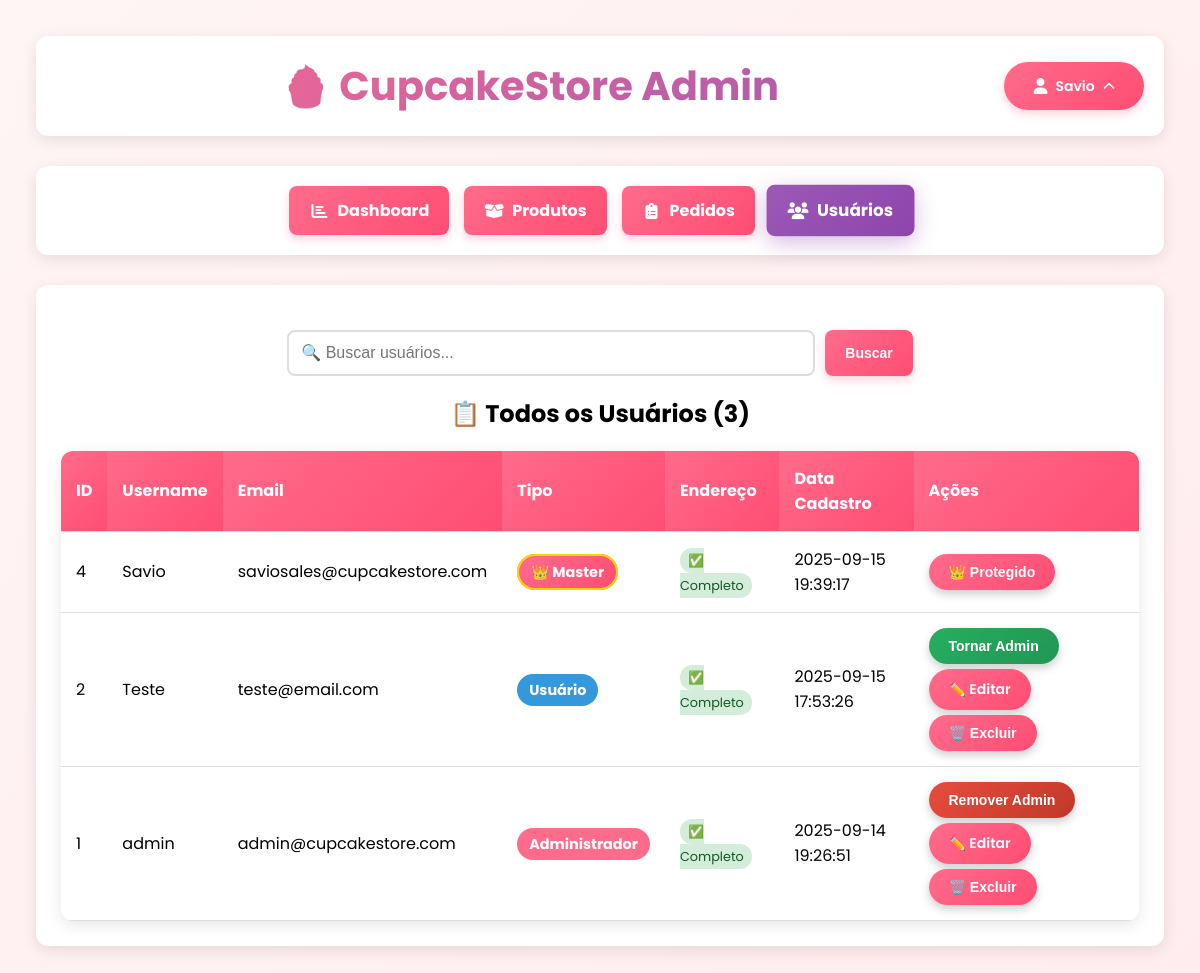
The app's page /admin/usuarios (signed in) with its own data.
### tables this page shows
CREATE TABLE users (
            id INTEGER PRIMARY KEY AUTOINCREMENT,
            username TEXT UNIQUE NOT NULL,
            email TEXT UNIQUE NOT NULL,
            password TEXT NOT NULL,
            created_at TIMESTAMP DEFAULT CURRENT_TIMESTAMP
        , is_admin BOOLEAN DEFAULT 0, estado TEXT, cidade TEXT, bairro TEXT, rua TEXT, numero TEXT, cep TEXT);

### backend/app.py (the view)
@app.route('/admin/usuarios')
@admin_required
def admin_usuarios():
    try:
        conn = get_db_connection()
        usuarios = conn.execute('SELECT * FROM users ORDER BY created_at DESC').fetchall()
        conn.close()
        return render_template('admin/usuarios.html', usuarios=usuarios)
    except Exception as e:
        print(f"❌ Erro ao carregar usuários: {e}")
        flash('Erro ao carregar usuários.', 'error')
        return redirect(url_for('admin_dashboard'))

### backend/app.py (called while the page is built)
def is_admin():
    if 'user_id' not in session:
        return False
    try:
        conn = get_db_connection()
        user = conn.execute(
            'SELECT is_admin FROM users WHERE id = ?',
            (session['user_id'],)
        ).fetchone()
        conn.close()
        return user and user['is_admin'] == 1
    except Exception as e:
        print(f"❌ Erro ao verificar admin: {e}")
        return False

def admin_required(f):
    @wraps(f)
    def decorated_function(*args, **kwargs):
        if not is_admin():
            flash('Acesso restrito a administradores!', 'error')
            return redirect(url_for('home'))
        return f(*args, **kwargs)
    return decorated_function

@app.context_processor
def utility_processor():
    def check_is_admin():
        """Verifica se o usuário logado é admin"""
        if 'user_id' not in session:
            return False
        try:
            conn = get_db_connection()
            user = conn.execute(
                'SELECT is_admin FROM users WHERE id = ?',
                (session['user_id'],)
            ).fetchone()
            conn.close()
            return user and user['is_admin'] == 1
        except:
            return False
    return dict(is_admin=check_is_admin)

### database/database.py (called while the page is built)
def get_db_connection():
    db_path = os.path.join(base_dir, 'cupcakes.db')
    conn = sqlite3.connect(db_path)
    conn.row_factory = sqlite3.Row
    return conn

### frontend/templates/Admin/usuarios.html (shortened to what this page needs)
{% extends "Admin/base.html" %}
{% block content %}
<div class="search-bar">
    <input type="text" placeholder="🔍 Buscar usuários..." id="searchInput">
    <button class="btn-admin btn-primary" onclick="filtrarUsuarios()">Buscar</button>
</div>
<div class="usuarios-list">
    <h2>📋 Todos os Usuários ({{ usuarios|length }})</h2>
    {% if usuarios|length == 0 %}
    <div class="nenhum-resultado"
        style="text-align: center; padding: 40px; background: white; border-radius: 12px; box-shadow: 0 4px 15px rgba(0,0,0,0.1);">
        <h3 style="color: #ff6b8b;">👥 Nenhum usuário encontrado</h3>
        <p>Não há usuários cadastrados no sistema.</p>
    </div>
    {% else %}
    <table class="usuarios-table">
        <thead>
            <tr>
                <th>ID</th>
                <th>Username</th>
                <th>Email</th>
                <th>Tipo</th>
                <th>Endereço</th>
                <th>Data Cadastro</th>
                <th>Ações</th>
            </tr>
        </thead>
        <tbody>
            {% for usuario in usuarios %}
            <tr class="usuario-row">
                <td>{{ usuario['id'] }}</td>
                <td>{{ usuario['username'] }}</td>
                <td>{{ usuario['email'] }}</td>
                <td>
                    {% if usuario['email'] == 'saviosales@cupcakestore.com' %}
                    <span class="admin-badge badge-master">👑 Master</span>
                    {% elif usuario['is_admin'] == 1 %}
                    <span class="admin-badge badge-admin">Administrador</span>
                    {% else %}
                    <span class="admin-badge badge-user">Usuário</span>
                    {% endif %}
                </td>
                <td>
                    {% if usuario['cep'] and usuario['rua'] and usuario['numero'] %}
                    <span class="badge-completo" title="Endereço completo">
                        ✅ Completo
                    </span>
                    {% else %}
                    <span class="badge-incompleto">❌ Incompleto</span>
                    {% endif %}
                </td>
                <td>{{ usuario['created_at'] }}</td>
                <td>
                    <div style="display: flex; flex-wrap: wrap; gap: 5px;">
                        {% if usuario['email'] == 'saviosales@cupcakestore.com' %}
                        <button class="btn-admin btn-primary" disabled title="Conta master protegida">
                            👑 Protegido
                        </button>
                        {% else %}
                        {% if usuario['is_admin'] == 1 %}
                        <button class="btn-admin btn-danger"
                            onclick="abrirModalToggleAdmin({{ usuario['id'] }}, '{{ usuario['username'] }}', 1)">
                            Remover Admin
                        </button>
                        {% else %}
                        <button class="btn-admin btn-success"
                            onclick="abrirModalToggleAdmin({{ usuario['id'] }}, '{{ usuario['username'] }}', 0)">
                            Tornar Admin
                        </button>
                        {% endif %}
                        <a href="{{ url_for('admin_editar_usuario', user_id=usuario['id']) }}"
                            class="btn-admin btn-primary">
                            ✏️ Editar
                        </a>
                        {% if usuario['id'] != session['user_id'] %}
                        <button class="btn-admin btn-primary"
                            onclick="abrirModalExclusaoUsuario({{ usuario['id'] }}, '{{ usuario['username'] }}')">
                            🗑️ Excluir
                        </button>
                        {% else %}
                        <button class="btn-admin btn-primary" disabled title="Não pode excluir a si mesmo">
                            🚫 Excluir
                        </button>
                        {% endif %}
                        {% endif %}
                    </div>
                </td>
            </tr>
            {% endfor %}
        </tbody>
    </table>
    {% endif %}
</div>
{% endblock %}

### frontend/templates/Admin/base.html (shortened to what this page needs)
<!DOCTYPE html>
<html lang="pt-BR">
<head>
    <link rel="stylesheet" href="{{ url_for('static', filename='css/style.css') }}">
    <link rel="stylesheet" href="https://cdnjs.cloudflare.com/ajax/libs/font-awesome/6.4.0/css/all.min.css">
</head>
<body>
    <div class="admin-container">
        <div class="admin-header">
            <a href="{{ url_for('home') }}"
                style="text-decoration: none; display: flex; justify-content: center; flex: 1;">
                <h1>🧁 CupcakeStore Admin</h1>
            </a>
            <div style="display: flex; align-items: center; gap: 15px;">
                <div class="user-menu-admin">
                    <button class="user-trigger-admin">
                        <i class="fas fa-user"></i>
                        {{ session['username'] }}
                        <i class="fas fa-chevron-down"></i>
                    </button>
                </div>
            </div>
        </div>
        <div class="admin-nav">
            <div class="nav-links">
                <a href="{{ url_for('admin_dashboard') }}"
                    class="{% if request.endpoint == 'admin_dashboard' %}active{% endif %}">
                    <i class="fas fa-chart-bar"></i> Dashboard
                </a>
                <a href="{{ url_for('admin_produtos') }}"
                    class="{% if request.endpoint == 'admin_produtos' %}active{% endif %}">
                    <i class="fas fa-box-open"></i> Produtos
                </a>
                <a href="{{ url_for('admin_pedidos') }}"
                    class="{% if request.endpoint == 'admin_pedidos' %}active{% endif %}">
                    <i class="fas fa-clipboard-list"></i> Pedidos
                </a>
                <a href="{{ url_for('admin_usuarios') }}"
                    class="{% if request.endpoint == 'admin_usuarios' %}active{% endif %}">
                    <i class="fas fa-users"></i> Usuários
                </a>
            </div>
        </div>
        <div class="admin-content">
            {% block content %}{% endblock %}
        </div>
    </div>
</body>
</html>

### frontend/static/css/style.css (style rules this page uses)
body { font-family: Arial, sans-serif; text-align: center; margin: 0; padding: 20px; background-color: #fff5f5; }
h1 { color: #ff6b8b; }
.search-bar { margin: 20px 0; display: flex; gap: 10px; justify-content: center; }
.search-bar input { flex: 1; max-width: 500px; padding: 12px; border: 2px solid #ddd; border-radius: 8px; font-size: 16px; }
.search-bar button { padding: 12px 20px; background: linear-gradient(135deg, #ff6b8b, #ff4d73); color: white; border: none; border-radius: 8px; cursor: pointer; font-weight: bold; transition: all 0.3s ease; box-shadow: 0 4px 10px rgba(255, 107, 139, 0.3); }
.admin-container { max-width: 1200px; margin: 0 auto; padding: 20px; }
.admin-header { display: flex; justify-content: space-between; align-items: center; margin-bottom: 30px; padding: 20px; background: white; border-radius: 12px; box-shadow: 0 4px 15px rgba(0,0,0,0.1); }
.btn-admin { display: inline-flex; align-items: center; gap: 0.5rem; padding: 10px 20px; border-radius: 25px; text-decoration: none; font-weight: 600; transition: all 0.3s ease; border: none; cursor: pointer; font-size: 14px; }
.btn-primary { background: linear-gradient(135deg, #ff6b8b, #ff4d73); color: white; }
.btn-danger { background: linear-gradient(135deg, #e74c3c, #c0392b); color: white; }

### frontend/templates/Admin/usuarios.html (style rules this page uses)
.search-bar { margin-bottom: 20px; display: flex; gap: 10px; }
.search-bar input { flex: 1; padding: 12px; border: 2px solid #ddd; border-radius: 8px; font-size: 16px; }
.usuarios-table { width: 100%; border-collapse: collapse; background: white; border-radius: 12px; overflow: hidden; box-shadow: 0 4px 15px rgba(0, 0, 0, 0.1); }
.usuarios-table th, .usuarios-table td { padding: 15px; text-align: left; border-bottom: 1px solid #ddd; }
.usuarios-table th { background: linear-gradient(135deg, #ff6b8b, #ff4d73); color: white; font-weight: bold; }
.admin-badge { padding: 6px 12px; border-radius: 20px; font-size: 0.9em; font-weight: bold; }
.badge-admin { background: #ff6b8b; color: white; }
.badge-user { background: #3498db; color: white; }
.badge-master { background: linear-gradient(135deg, #ff6b8b, #ff4d73); color: white; border: 2px solid gold; }
.btn-danger { background: linear-gradient(135deg, #e74c3c, #c0392b) !important; color: white !important; }
.btn-success { background: linear-gradient(135deg, #27ae60, #219653) !important; color: white !important; }
.btn-primary { background: linear-gradient(135deg, #ff6b8b, #ff4d73) !important; color: white !important; }
.badge-completo { background: #d4edda; color: #155724; padding: 4px 8px; border-radius: 12px; font-size: 0.8em; }

### records on screen
users: username "Savio", id "4", email "saviosales@cupcakestore.com", shows "👑 Master", cep "✅ Completo", created_at "2025-09-15 19:39:17", shows "👑 Protegido"
users: id "2", username "Teste", email "teste@email.com", is_admin "Usuário", cep "✅ Completo", created_at "2025-09-15 17:53:26"
users: id "1", username "admin", email "admin@cupcakestore.com", is_admin "Administrador", cep "✅ Completo", created_at "2025-09-14 19:26:51"

### other values on screen
{{ usuarios|length }} "3"
